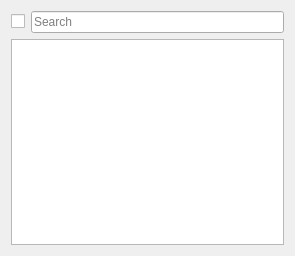
<?xml version="1.0" encoding="UTF-8"?>
<ui version="4.0">
 <class>WidgetsResizableHeaderAttachmentShowColumnsWidget</class>
 <widget class="QWidget" name="WidgetsResizableHeaderAttachmentShowColumnsWidget">
  <property name="geometry">
   <rect>
    <x>0</x>
    <y>0</y>
    <width>295</width>
    <height>256</height>
   </rect>
  </property>
  <property name="windowTitle">
   <string>Form</string>
  </property>
  <layout class="QVBoxLayout" name="verticalLayout">
   <item>
    <layout class="QHBoxLayout" name="horizontalLayout">
     <item>
      <widget class="QCheckBox" name="checkBox">
       <property name="text">
        <string/>
       </property>
      </widget>
     </item>
     <item>
      <widget class="QLineEdit" name="lineEdit">
       <property name="placeholderText">
        <string>Search</string>
       </property>
       <property name="clearButtonEnabled">
        <bool>true</bool>
       </property>
      </widget>
     </item>
    </layout>
   </item>
   <item>
    <widget class="QListView" name="listView"/>
   </item>
  </layout>
 </widget>
 <resources/>
 <connections/>
</ui>
